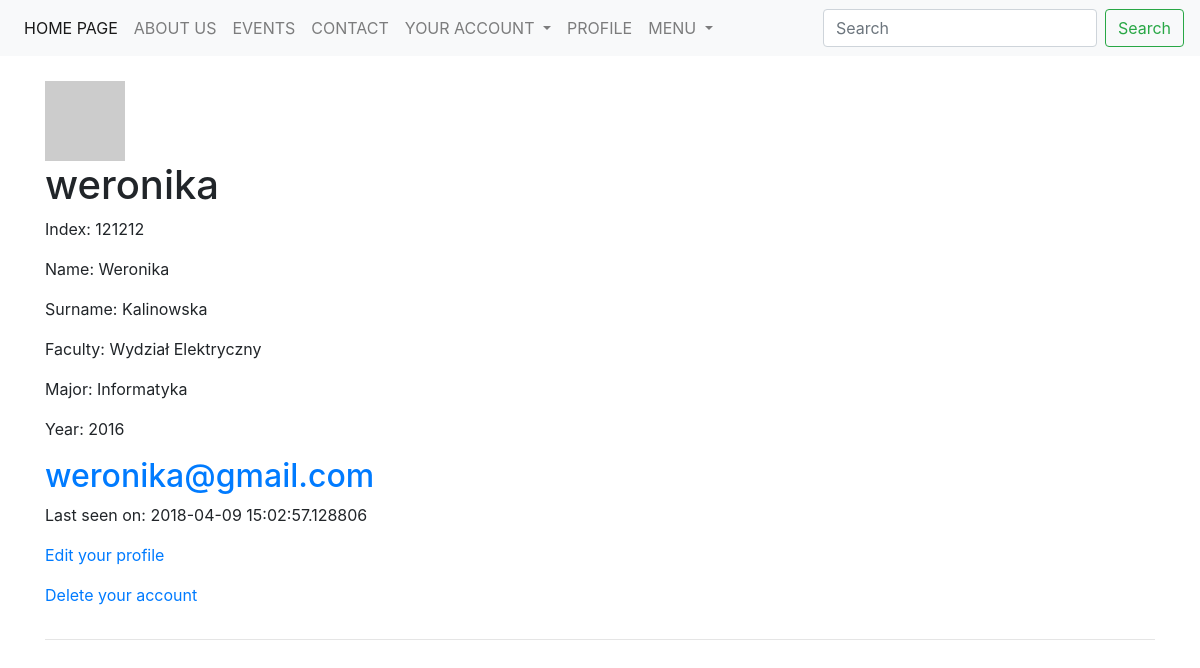
The page /students/2 (signed in) on the database as committed earlier.
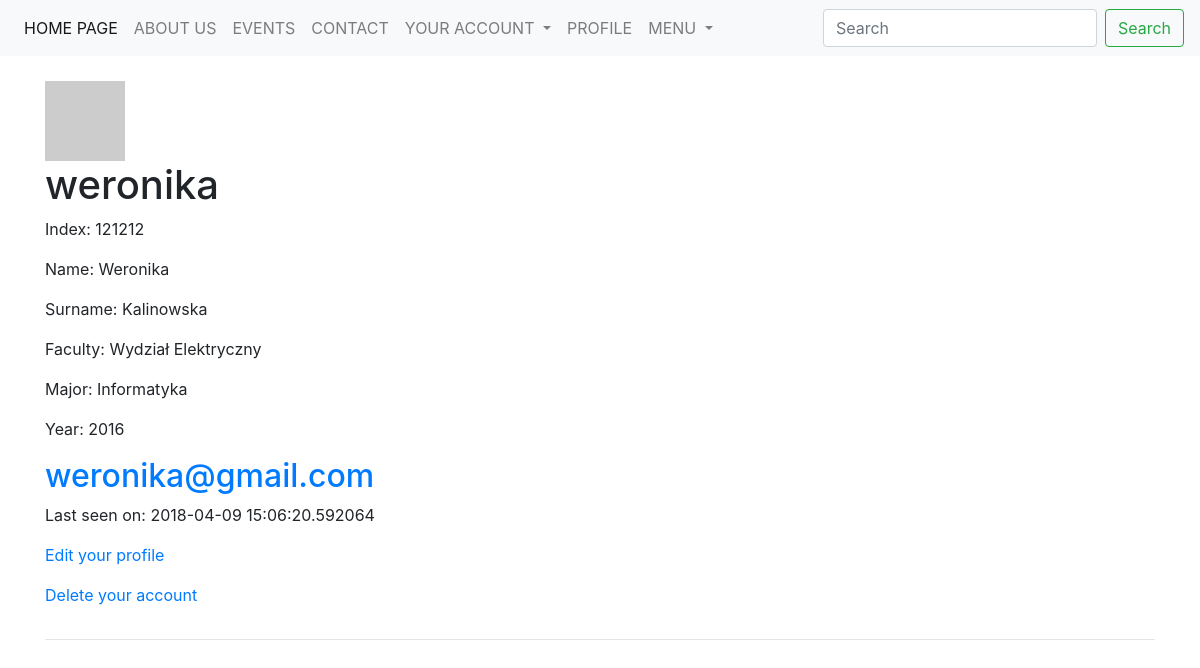
The same page on the database as committed later.
### models.py (models this page shows, shortened)
class User(db.Model, UserMixin):
    __tablename__ = 'user'
    __searchable__ = ['username']
    id = Column(Integer, autoincrement=True, primary_key=True)
    username = Column(String(25), default='', unique=True)
    active = Column(Boolean, default=True)
    email = Column(String(200), unique=True)
    password = Column(String(200), default='')
    admin = Column(Boolean, default=False)
    confirmed = Column(db.Boolean, nullable=False, default=False)
    confirmed_on = Column(db.DateTime, nullable=True)
    registered_on = Column(db.DateTime, nullable=False)
    about_me = Column(String(140))
    last_seen = Column(DateTime, default=datetime.utcnow)
    student_id = db.Column(db.Integer, db.ForeignKey('student.id'), unique=True)
    def get_id(self):
        return self.id
    def avatar(self, size):
        digest = md5(self.email.lower().encode('utf-8')).hexdigest()
        return 'https://www.gravatar.com/avatar/{}?d=identicon&s={}'.\
            format(digest, size)

class Student(db.Model):
    __tablename__ = 'student'
    __searchable__ = ['index']
    id = Column(Integer, autoincrement=True, primary_key=True)
    index = Column(Integer, unique=True)
    name = Column(String(25), default='')
    surname = Column(String(25), default='')
    faculty_id = db.Column(db.Integer, db.ForeignKey('faculty.id'), nullable=False)
    major_id = db.Column(db.Integer, db.ForeignKey('major.id'), nullable=False)
    year_id = db.Column(db.Integer, db.ForeignKey('year.id'), nullable=False)
    group_id = db.Column(db.Integer, db.ForeignKey('group.id'), nullable=False)
    user = db.relationship('User', backref='student')

class Faculty(db.Model):
    __tablename__ = 'faculty'
    __searchable__ = ['name']
    id = Column(Integer, autoincrement=True, primary_key=True, )
    name = Column(String(100), default='')
    major = db.relationship('Major', backref='faculty')
    year = db.relationship('Year', backref='faculty')
    group = db.relationship('Group', backref='faculty')
    student = db.relationship('Student', backref='faculty')

class Major(db.Model):
    __tablename__ = 'major'
    __searchable__ = ['name']
    id = Column(Integer, autoincrement=True, primary_key=True)
    name = Column(String(50), default='')
    year = db.relationship('Year', backref='major')
    group = db.relationship('Group', backref='major')
    student = db.relationship('Student', backref='major')
    faculty_id = db.Column(db.Integer, db.ForeignKey('faculty.id'), nullable=False)

class Year(db.Model):
    __tablename__ = 'year'
    __searchable__ = ['nr']
    id = Column(Integer, autoincrement=True, primary_key=True)
    nr = Column(String(4), default='')
    group = db.relationship('Group', backref='year')
    student = db.relationship('Student', backref='year')
    faculty_id = db.Column(db.Integer, db.ForeignKey('faculty.id'), nullable=False)
    major_id = db.Column(db.Integer, db.ForeignKey('major.id'), nullable=False)
    secretary_id = db.Column(db.Integer, db.ForeignKey('secretary.id'), nullable=False)

### students.py (the view)
@app.route('/students/<int:id>', methods=['GET'])
@login_required
def student(id):
    student = Student.query.filter(Student.id == id).first()
    user = User.query.filter(User.id == student.id + 1).first()
    return render_template('faculty/students/profile.html', user=user, student=student, current_user=current_user)

### user.py (called while the page is built)
@lm.user_loader
def load_user(user_id):
    return User.query.filter(User.id == user_id).first()

@app.before_request
def before_request():
    if current_user.is_authenticated:
        current_user.last_seen = datetime.utcnow()
        db.session.commit()

### templates/faculty/students/profile.html (shortened to what this page needs)
{% extends "_base.html" %}
{% block content %}
    <table>
        <tr valign="top">
            <br>
            <img src="{{ user.avatar(128) }}">
            <h1>{{ user.username }}</h1>
            <p> Index: {{ student.index }}</p>
            <p> Name: {{ student.name }}</p>
            <p> Surname: {{ student.surname }}</p>
            <p> Faculty: {{ student.faculty.name }}</p>
            <p> Major: {{ student.major.name }}</p>
            <p> Year: {{ student.year.nr }}</p>
            <h2><a class="u-email" href="mailto:{{ user.email }}">{{ user.email }}</a></h2>
                {% if user.last_seen %}<p>Last seen on: {{ user.last_seen }}</p>{% endif %}
        {% if user == current_user %}
                <p><a href="{{ url_for('edit_profile', id=student.id)}}">Edit your profile</a></p>
                <p><a href="{{ url_for('delete_account', id=student.id)}}">Delete your account</a></p>
        {% endif %}
        </tr>
    </table>
    <hr>
{% endblock %}

### templates/_base.html (shortened to what this page needs)
<!doctype html>
<html lang=en>
<head>
  <link rel="stylesheet" href="https://maxcdn.bootstrapcdn.com/bootstrap/4.0.0/css/bootstrap.min.css"
>
</head>
<body>
<nav class="navbar navbar-expand-lg navbar-light bg-light">
  <div class="collapse navbar-collapse" id="navbarSupportedContent">
    <ul class="navbar-nav mr-auto">
      <li class="nav-item active">
        <a class="nav-link" href="/">HOME PAGE<span class="sr-only">(current)</span></a>
      </li>
      <li class="nav-item">
        <a class="nav-link" href="#">ABOUT US</a>
      </li>
      <li class="nav-item">
        <a class="nav-link" href="#">EVENTS</a>
      </li>
      <li class="nav-item">
        <a class="nav-link" href="#">CONTACT</a>
      </li>
      <li class="nav-item dropdown">
        <a class="nav-link dropdown-toggle" href="#" id="navbarDropdownYourAccount" role="button" data-toggle="dropdown" aria-haspopup="true" aria-expanded="false">
          YOUR ACCOUNT
        </a>
        {% if current_user.is_authenticated %}
            <li class="nav-item">
        {% set id = current_user.id - 1 %}
        <a class="nav-link" href="/students/{{id}}">PROFILE</a>
      </li>
      </li>
            <li class="nav-item dropdown">
        <a class="nav-link dropdown-toggle" href="#" id="navbarDropdownMenu" role="button" data-toggle="dropdown" aria-haspopup="true" aria-expanded="false">
          MENU
        </a>
      </li>
      {% endif %}
    </ul>
    <form class="form-inline my-2 my-lg-0">
      <input class="form-control mr-sm-2" type="search" placeholder="Search" aria-label="Search">
      <button class="btn btn-outline-success my-2 my-sm-0" type="submit">Search</button>
    </form>
  </div>
</nav>
  <div class="container">
    <div class="row">
      <div class="col-12">
      </div>
    </div>
    {% block content %}{% endblock %}
  </div>
</body>
</html>

Rows that differ between the two databases and show on the page:
changed User "weronika": last_seen "2018-04-09 15:02:57.128806" → "2018-04-09 15:06:20.592064"
